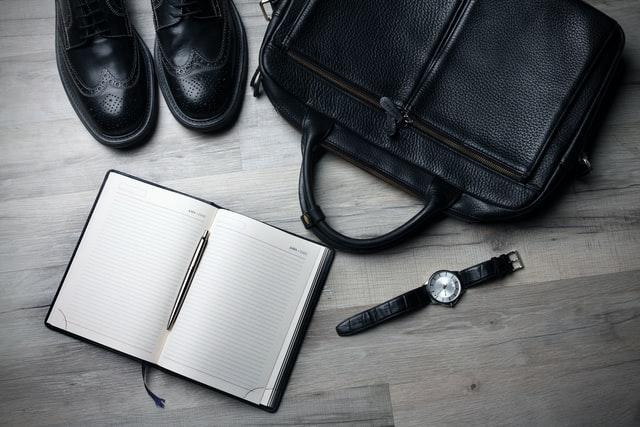
#> input picture hw2/data/image.jpg, 640 x 427 px
$ python filters_test.py
#> lines starting #> are read from the running program, lines starting #| are printed output that depends on the picture
#> (reads hw2/data/lena.dat from the repository)
#> (the call stopped at in correlation_gpu, `padded_gpu = cuda.to_device(padded)`: numba is not available in this run)
#> (the call stopped at in correlation_gpu, `padded_gpu = cuda.to_device(padded)`: numba is not available in this run)
#> (the call stopped at in correlation_gpu, `padded_gpu = cuda.to_device(padded)`: numba is not available in this run)
### hw2/filters.py
from numba import njit, cuda, prange
import imageio
import matplotlib.pyplot as plt
import numpy as np


def correlation_gpu(kernel, image):
    '''Correlate using gpu
    Parameters
    ----------
    kernel : numpy array
        A small matrix
    image : numpy array
        A larger matrix of the image pixels

    Return
    ------
    An numpy array of same shape as image
    '''
    image_row = image.shape[0]
    image_col = image.shape[1]
    kernel_row = kernel.shape[0]
    kernel_col = kernel.shape[1]

    # constructing the padded matrix
    padded = np.zeros((image_row + 2 * kernel_row, image_col + 2 * kernel_col), dtype=np.float64)
    padded[kernel_row:(kernel_row + image_row), kernel_col:(kernel_col + image_col)] = image
    padded_gpu = cuda.to_device(padded)
    kernel_gpu = cuda.to_device(kernel)

    new_image = np.zeros_like(image, dtype=np.float64)
    new_image_gpu = cuda.to_device(new_image)

    update_pixel_kernel[image_row, image_col](padded_gpu, kernel_gpu, new_image_gpu)
    return new_image_gpu.copy_to_host()


# [17 lines left out: function update_pixel_kernel, not called in this run]


@njit
def correlation_numba(kernel, image):
    '''Correlate using numba
    Parameters
    ----------
    kernel : numpy array
        A small matrix
    image : numpy array
        A larger matrix of the image pixels

    Return
    ------
    An numpy array of same shape as image
    '''
    new_image = np.zeros_like(image, dtype=np.float64)
    image_row = image.shape[0]
    image_col = image.shape[1]
    kernel_row = kernel.shape[0]
    kernel_col = kernel.shape[1]
    # constructing the padded matrix
    padded = np.zeros((image_row + 2 * kernel_row, image_col + 2 * kernel_col), dtype=np.float64)
    padded[kernel_row:(kernel_row + image_row), kernel_col:(kernel_col + image_col)] = image
    for i in prange(kernel_row, image_row + kernel_row):
        for j in prange(kernel_col, image_col + kernel_col):
            # extracting a piece of the matrix with (i,j) in the middle of it
            middle_row, middle_col = int((kernel_row - 1) / 2), int((kernel_col - 1) / 2)
            pixels = padded[(i - middle_row):(i + middle_row + 1), (j - middle_col):(j + middle_col + 1)]
            # applying the kernel
            new_image[i - kernel_row, j - kernel_col] = np.sum(pixels * kernel)
    return new_image


def sobel_operator():
    '''Load the image and perform the operator
        ----------
        Return
        ------
        An numpy array of the image
        '''
    pic = load_image()
#> in load_image, pic is the input picture: shape (427, 640, 3); mean R, G, B 106.1, 108.8, 111.2
    sobel_filter1 = np.array([[1, 0, -1], [2, 0, -2], [1, 0, -1]])
    sobel_filter2 = np.array([[3, 0, -3], [10, 0, -10], [3, 0, -3]])
    sobel_filter3 = np.array([[1, 0, -1], [2, 0, -2], [1, 0, -1], [2, 0, -2], [1, 0, -1]])
    sobel_filter4 = np.array([[1, 0, 0, 0, -1], [2, 0, 0, 0, -2], [1, 0, 0, 0, -1], [2, 0, 0, 0, -2], [1, 0, 0, 0, -1]])
    correlation = np.array([[1, 1, 1], [1, 0, 1], [1, 1, 1]])
    chosen_filter = sobel_filter4
    G_x = correlation_numba(chosen_filter, pic)
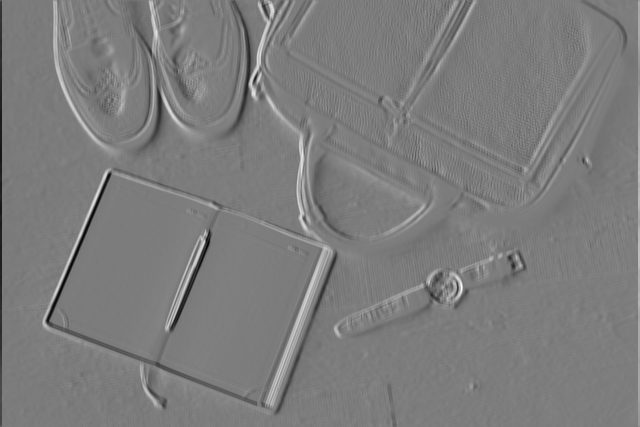
#> G_x: shape (427, 640) float64; min -1505.8, max 1571.6, mean 1.4; drawn with min black and max white
    G_y = correlation_numba(chosen_filter.T, pic)
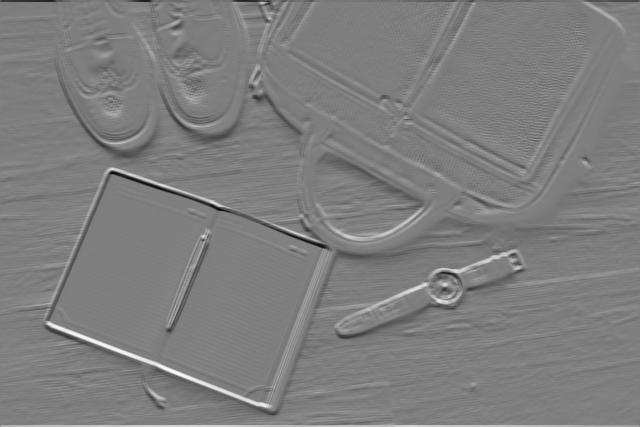
#> G_y: shape (427, 640) float64; min -1517.9, max 1533.7, mean -1.9; drawn with min black and max white
    return np.sqrt((G_x ** 2) + (G_y ** 2))
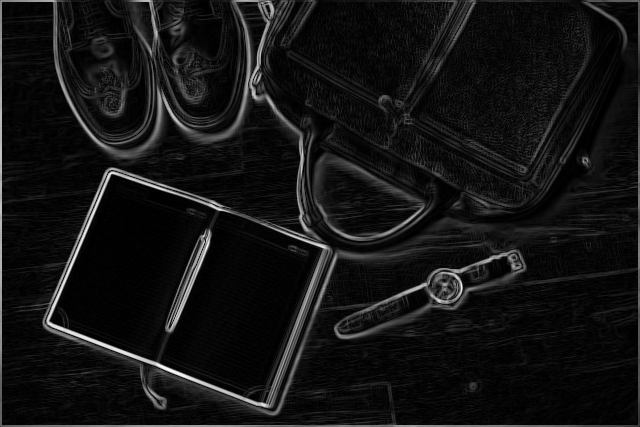
#> returned value: shape (427, 640) float64; min 0, max 1616.8, mean 127.7; drawn with min black and max white


def load_image():
    fname = 'data/image.jpg'
    pic = imageio.imread(fname)
    to_gray = lambda rgb: np.dot(rgb[..., :3], [0.299, 0.587, 0.114])
    gray_pic = to_gray(pic)
    return gray_pic


# [9 lines left out: function show_image, not called in this run]

### hw2/filters_test.py
import numpy as np
import matplotlib.pyplot as plt
import pickle
import timeit
from filters import *
from scipy.signal import convolve2d
import imageio
import os

# 7X7
edge_kernel = np.array([[-3/18, -2/13, -1/10, 0, 1/10, 2/13, 3/18],
                        [-3/13, -2/8, -1/5, 0, 1/5, 2/8, 3/13],
                        [-3/10, -2/5, -1/2, 0, 1/2, 2/5, 3/10],
                        [-3/9, -2/4, -1/1, 0, 1/1, 2/4, 3/9],
                        [-3/10, -2/5, -1/2, 0, 1/2, 2/5, 3/10],
                        [-3/13, -2/8, -1/5, 0, 1/5, 2/8, 3/13],
                        [-3/18, -2/13, -1/10, 0, 1/10, 2/13, 3/18]])


flipped_edge_kernel = np.array([[3/18, 2/13, 1/10, 0, -1/10, -2/13, -3/18],
                        [3/13, 2/8, 1/5, 0, -1/5, -2/8, -3/13],
                        [3/10, 2/5, 1/2, 0, -1/2, -2/5, -3/10],
                        [3/9, 2/4, 1/1, 0, -1/1, -2/4, -3/9],
                        [3/10, 2/5, 1/2, 0, -1/2, -2/5, -3/10],
                        [3/13, 2/8, 1/5, 0, -1/5, -2/8, -3/13],
                        [3/18, 2/13, 1/10, 0, -1/10, -2/13, -3/18]])

# 5X5
blur_kernel = np.array([[1/25, 1/25, 1/25, 1/25, 1/25],
                        [1/25, 1/25, 1/25, 1/25, 1/25],
                        [1/25, 1/25, 1/52, 1/25, 1/25],
                        [1/25, 1/25, 1/25, 1/25, 1/25],
                        [1/25, 1/25, 1/25, 1/25, 1/25]])

# 3X3
shapen_kernel = np.array([[0, -1, 0],
                          [-1, 5, -1],
                          [0, -1, 0]])


def get_image():
    fname = 'data/lena.dat'
    f = open(fname, 'rb')
    lena = np.array(pickle.load(f))
    f.close()
    return np.array(lena[175:390, 175:390])


# Note: Use this on your local computer to better understand what the correlation does.
def show_image(image):
    """ Plot an image with matplotlib

    Parameters
    ----------
    image: list
        2d list of pixels
    """
    plt.imshow(image, cmap='gray')
    plt.show()


def corr_comparison():
    """ Compare correlation functions run time.
    """
    image = get_image()

    def timer(kernel, f):
        return min(timeit.Timer(lambda: f(kernel, image)).repeat(10, 1))

    def correlation_cpu(kernel, image):
        return convolve2d(image, kernel, mode='same')

    print('CPU 3X3 kernel:', timer(shapen_kernel, correlation_cpu))
    print('Numba 3X3 kernel:', timer(shapen_kernel, correlation_numba))
    print('CUDA 3X3 kernel:', timer(shapen_kernel, correlation_gpu))
    print("---------------------------------------------")

    # [11 lines of commented-out code are left out]
    print('CPU 5X5 kernel:', timer(blur_kernel, correlation_cpu))
    print('Numba 5X5 kernel:', timer(blur_kernel, correlation_numba))
    print('CUDA 5X5 kernel:', timer(blur_kernel, correlation_gpu))
    print("---------------------------------------------")

    # print(np.array_equal(correlation_cpu(flipped_edge_kernel, image),correlation_gpu(edge_kernel, image)))
    print('CPU 7X7 kernel:', timer(flipped_edge_kernel, correlation_cpu))
    print('Numba 7X7 kernel:', timer(edge_kernel, correlation_numba))
    print('CUDA 7X7 kernel:', timer(edge_kernel, correlation_gpu))
    print("---------------------------------------------")


if __name__ == '__main__':
    os.environ['NUMBAPRO_NVVM'] = '/usr/local/cuda-9.0/nvvm/lib64/libnvvm.so'
    os.environ['NUMBAPRO_LIBDEVICE'] = '/usr/local/cuda-9.0/nvvm/libdevice/'
    corr_comparison()

    res = sobel_operator()
    # show_image(res)
    plt.imshow(res, cmap='gray')
    plt.savefig('filter4.png')
